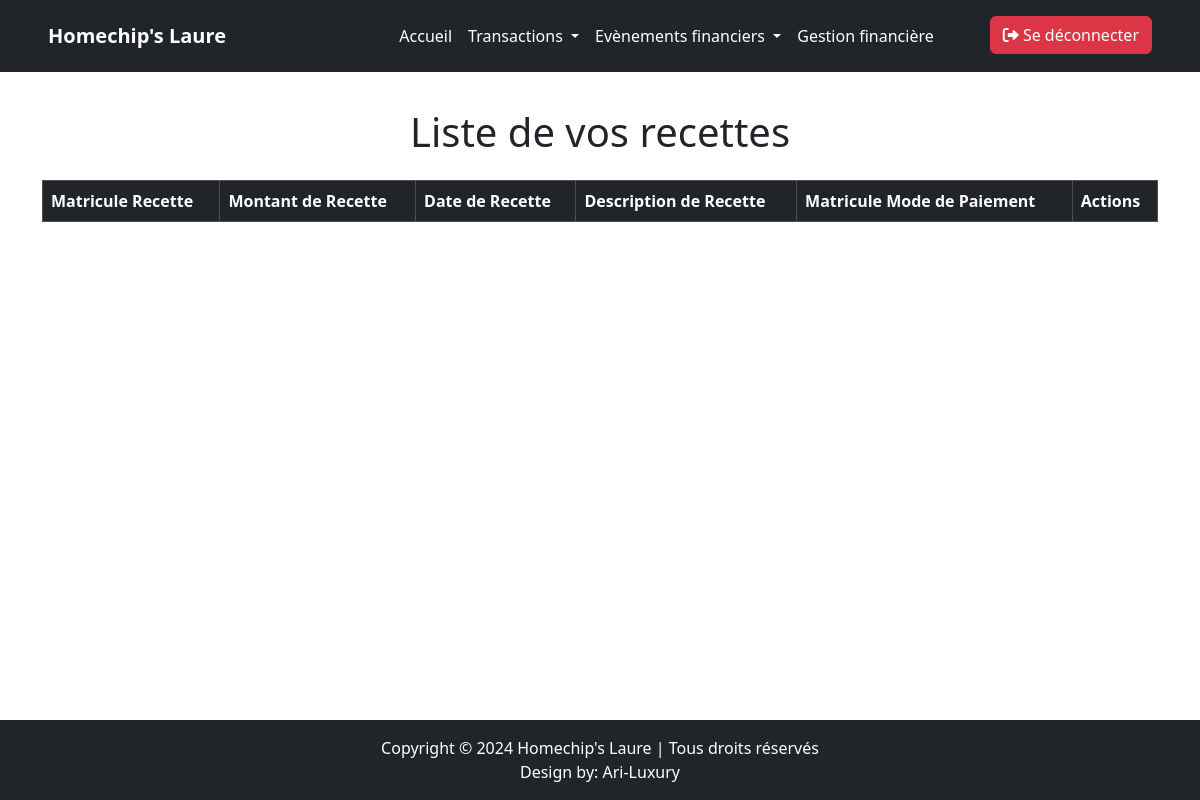
/dashbord/recette.php (signed in), run on an earlier commit of the app's database.
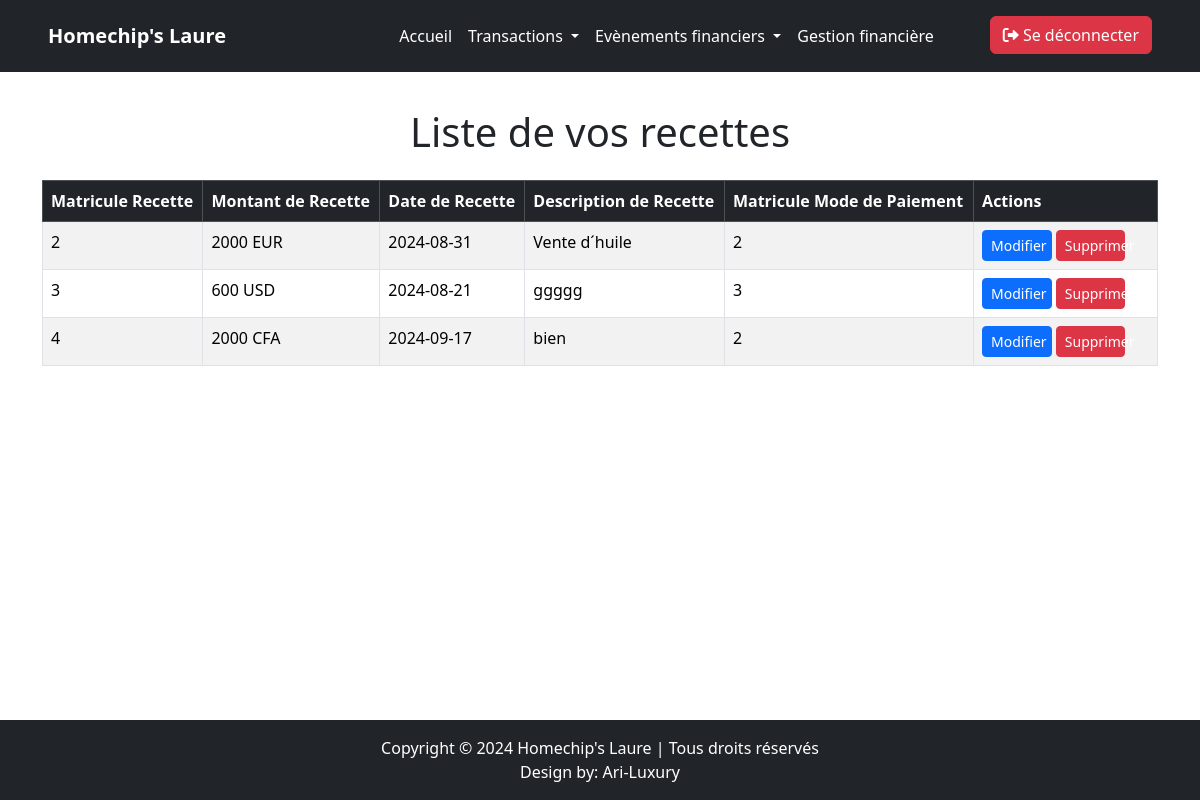
And on a later commit of the database.
### tables this page shows
CREATE TABLE `recettes` (
  `idRecette` int(11) NOT NULL,
  `MontantRecette` varchar(20) NOT NULL,
  `DateRecette` date NOT NULL,
  `DescriptionRecette` varchar(255) NOT NULL,
  `idModePaiement` int(11) DEFAULT NULL
);

### dashbord/recette.php (the view, shortened to what this page needs)
<?php
    include("../connexion.php");
    $req = " SELECT * FROM recettes ";
    $reponse = $bdd -> query($req);
    $donnee = $reponse -> fetchAll();
?>
<!DOCTYPE html>
<html lang="en">
<head>
    <link href="https://cdn.jsdelivr.net/npm/bootstrap@5.3.3/dist/css/bootstrap.min.css" rel="stylesheet">
</head>
<body class="d-flex flex-column min-vh-100">
    <?php include '../navbar/en_tete.php'; ?>
    <section class="container my-5 flex-grow-1">
        <h1 class=" ajout text-center mb-4">Liste de vos recettes</h1>
        <div class="table-responsive">
            <table class="table table-striped table-bordered">
                <thead class="table-dark">
                    <tr>
                        <th>Matricule Recette</th>
                        <th>Montant de Recette</th>
                        <th>Date de Recette</th>
                        <th>Description de Recette</th>
                        <th>Matricule Mode de Paiement</th>
                        <th>Actions</th>
                    </tr>
                </thead>
                <tbody>
                    <?php
                        foreach($donnee as $liste){
                    ?>
                    <tr>
                        <td><?= $liste['idRecette'] ?></td>
                        <td><?= $liste['MontantRecette'] ?></td>
                        <td><?= $liste['DateRecette'] ?></td>
                        <td><?= $liste['DescriptionRecette'] ?></td>
                        <td><?= $liste['idModePaiement'] ?></td>
                        <td>
                            <a href="../modif_formulaire/modif_form_recette.php?id=<?= $liste['idRecette'] ?>" class="btn btn-primary btn-sm col-lg-5 col-md-12 col-sm-12">Modifier</a>
                            <button type="button" class="btn btn-danger btn-sm col-lg-5 col-md-12 col-sm-12" data-bs-toggle="modal" data-bs-target="#deleteModal" data-id="<?= $liste['idRecette'] ?>">
                                Supprimer
                            </button>
                        </td>
                    <?php
                        }
                    ?>
                </tbody>
            </table>
        </div>
    </section>
    <footer class="bg-dark text-white text-center py-3 mt-auto">
        <p class="mb-0">Copyright © 2024 Homechip's Laure | Tous droits réservés</p>
        <p class="mb-0">Design by: <a href="https://ari-luxury.com" class="text-white text-decoration-none">Ari-Luxury</a></p>
    </footer>
</body>
</html>

What changed in the data, as far as the page shows it:
added recettes: idRecette "2", MontantRecette "2000 EUR", DateRecette "2024-08-31", DescriptionRecette "Vente d´huile", idModePaiement "2"
added recettes: idRecette "3", MontantRecette "600 USD", DateRecette "2024-08-21", DescriptionRecette "ggggg", idModePaiement "3"
added recettes: idRecette "4", MontantRecette "2000 CFA", DateRecette "2024-09-17", DescriptionRecette "bien", idModePaiement "2"
